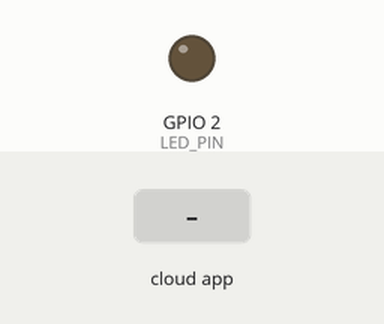
A sketch run on a simulated ESP32. Shown: output pins drawn as LEDs (lit = HIGH). Inputs (shaded band) come from the test bench. The RemoteXY app is connected.

Above: at 1.2 s.
1.3 s: the phone or cloud app sets switch_01 to 1
At 2.0 s:
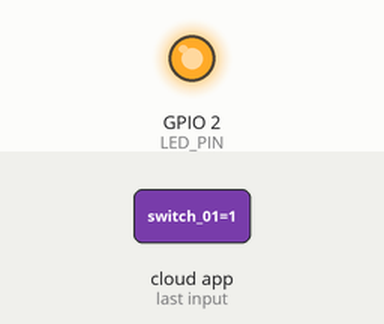
2.8 s: the phone or cloud app sets switch_01 to 0
At 4.0 s:
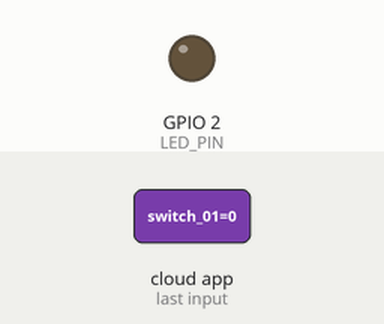
Timing chart, 0 to 5.8 s (numbered marks = the images above; inputs shaded):
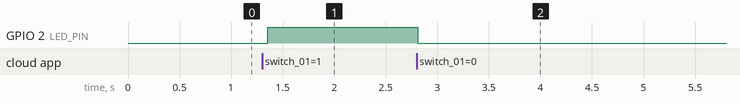

Measured:
- after the input at 1.3 s, GPIO 2 (LED_PIN): LOW → HIGH after 0.05 s
- after the input at 2.8 s, GPIO 2 (LED_PIN): HIGH → LOW at once

The sketch:

ESP_and_AVR_communication3.ino
```cpp
// you can enable debug logging to Serial at 115200
//#define REMOTEXY__DEBUGLOG
#include <HardwareSerial.h>
HardwareSerial SerialPort(2);


// RemoteXY select connection mode and include library
#define REMOTEXY_MODE__WIFI_POINT

#include <WiFi.h>

// RemoteXY connection settings
#define REMOTEXY_WIFI_SSID "RemoteXY"
#define REMOTEXY_WIFI_PASSWORD ""
#define REMOTEXY_SERVER_PORT 6377
#define REMOTEXY_ACCESS_PASSWORD "1234"


#include <RemoteXY.h>

// RemoteXY GUI configuration
#pragma pack(push, 1)
uint8_t RemoteXY_CONF[] =   // 97 bytes
  { 255,5,0,0,0,90,0,19,0,0,0,73,84,73,50,0,31,1,106,200,
  1,1,5,0,1,44,100,24,24,0,2,8,85,80,0,1,44,165,24,24,
  0,2,8,68,79,87,78,0,1,13,134,24,24,0,2,8,76,69,70,84,
  0,1,74,134,24,24,0,2,8,82,73,71,72,84,0,2,31,31,44,22,
  0,2,26,31,31,77,97,110,117,97,108,0,65,117,116,111,0 };

// this structure defines all the variables and events of your control interface
struct {

    // input variables
  uint8_t button_01; // =1 if button pressed, else =0, from 0 to 1
  uint8_t button_02; // =1 if button pressed, else =0, from 0 to 1
  uint8_t button_03; // =1 if button pressed, else =0, from 0 to 1
  uint8_t button_04; // =1 if button pressed, else =0, from 0 to 1
  uint8_t switch_01; // =1 if switch ON and =0 if OFF, from 0 to 1

    // other variable
  uint8_t connect_flag;  // =1 if wire connected, else =0

} RemoteXY;
#pragma pack(pop)


// ================== Pins ==================
#define LED_PIN 2

// ================== Variables ==================
int lastState_x = -1;   // store last button state
int lastState_y = -1;
int lastState_F = -1;
int lastState_B = -1;
int lastState_L = -1;
int lastState_R = -1;
int lastState_Switch = -1;

// ================== Setup ==================
void setup()
{
  RemoteXY_Init ();
  pinMode(LED_PIN, OUTPUT);

  // UART2: TX=17, RX=16
  SerialPort.begin(9600, SERIAL_8N1, 16, 17);
}

// ================== Loop ==================
void loop()
{
  RemoteXY_Handler ();


  int btnState_F = RemoteXY.button_01;
  int btnState_B = RemoteXY.button_02;
  int btnState_L = RemoteXY.button_03;
  int btnState_R = RemoteXY.button_04;
  int btnstate_Switch = RemoteXY.switch_01;
  //int btnState_S = RemoteXY.button_05;


    if ( btnState_R == 1) {
      digitalWrite(LED_PIN, HIGH);
      SerialPort.print("R");   // Right
    }
    else if ( btnState_L == 1)
    {
      digitalWrite(LED_PIN, HIGH);
      SerialPort.print("L");  // Left
    }

    else if (  btnState_F == 1) {
      digitalWrite(LED_PIN, HIGH);
      SerialPort.print("F");   // Forward
    }
    else if ( btnState_B == 1)
    {
      digitalWrite(LED_PIN, HIGH);
      SerialPort.print("B");  // Backward
    }
    else{
      digitalWrite(LED_PIN, LOW);
      SerialPort.print("S");   // Stop
    }
    if (btnstate_Switch == 1)
    {
      digitalWrite(LED_PIN, HIGH);
      SerialPort.print("M");
    }
    else if (btnstate_Switch == 0)
    {
      digitalWrite(LED_PIN, LOW);
      SerialPort.print("A");
    }


    lastState_F = btnState_F;
    lastState_B = btnState_B;
    lastState_L = btnState_L;
    lastState_R = btnState_R;
    lastState_Switch = btnstate_Switch;
    //lastState_S = btnState_S;

    RemoteXY_delay(100); // update every 100 ms
  }
```
